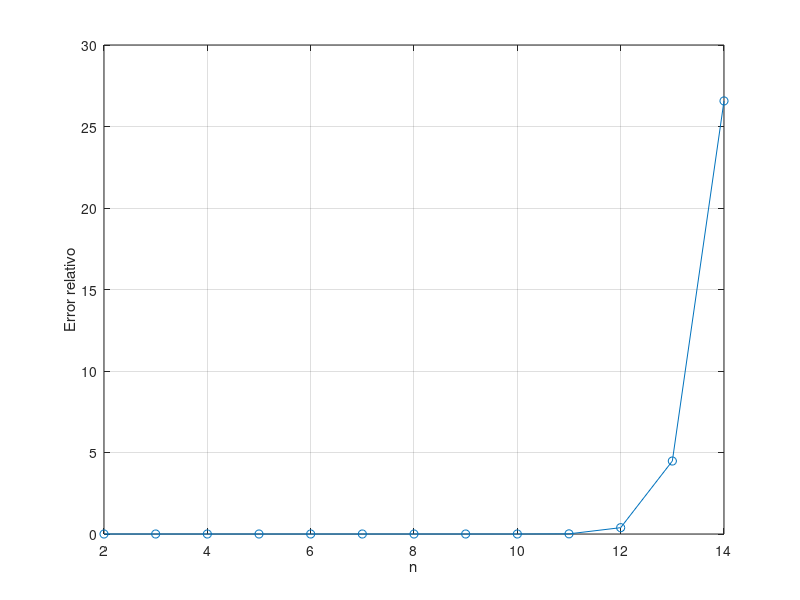

Here is the MATLAB script that generated this plot:
%numero de condicion

for n=2:14
    H=hilb(n);
    K(n-1)=cond(H,inf)
end

plot([2:14],log(K), 'o-')
grid on
xlabel('n')
ylabel('log(K(H))')

%ejemplo 2
for n=2:14
    H=hilb(n);
    b=H*ones(n,1);
    x=ones(n,1);
    x1=H\b;
    dif=norm(x1-x,inf);
    error(n-1)=dif/norm(x,inf);
end

plot([2:14],error, 'o-')
grid on
xlabel('n')
ylabel('Error relativo')